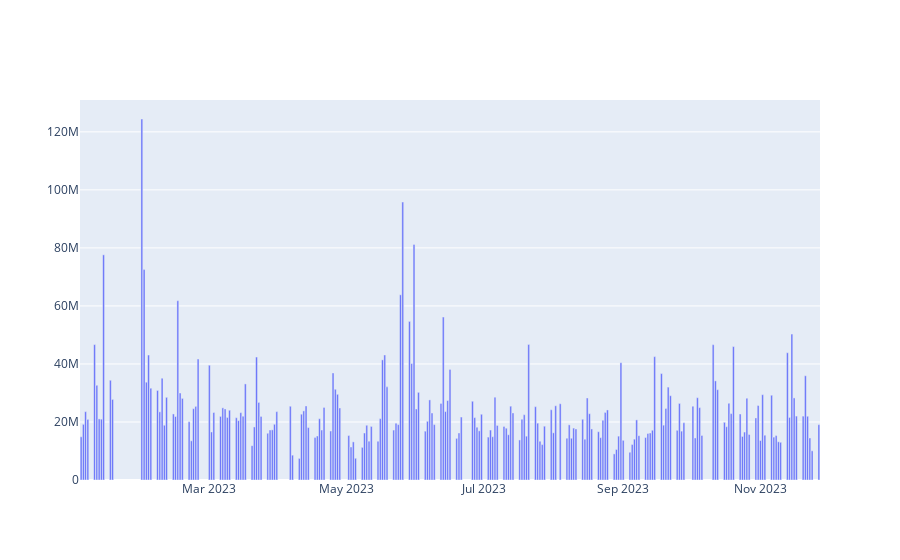

This figure's notebook cell:
### Code cell
import plotly.graph_objects as go
import pandas as pd
df = pd.read_csv("./tsmc2023.csv")
fig = go.Figure()
fig.add_trace(go.Bar(x=df['Date'], y=df['Volume']))
fig.show()

### Figure 1 — Plotly figure (JSON) as saved in the notebook; plotly's stock layout.template omitted (floating-point values rounded to 4 significant figures; data arrays with more than 128 entries replaced by an {"elided": "..."} marker saying what was removed)
{"data": [{"type": "bar", "x": {"elided": "215 str values"}, "y": {"elided": "215 int values"}}], "layout": {}}
